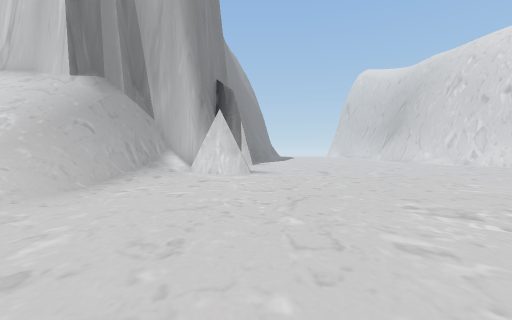
View 1 (above)

22 first-person views from a walk through a Unity game level. The camera is 1.3 m above the floor, tilts 2° down and sees 90° across. The floor is counted in squares, 2 m on a side. Each view is taken from the middle of a square. On the plan, view 1 faces up. The plan holds only what a view shows up to about 9 squares ahead; the rest is blank. The place goes on beyond the plan. The player is left out. Some surface patterns are stand-ins.

View 2
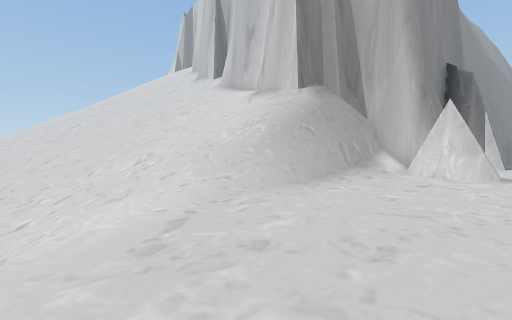

View 3
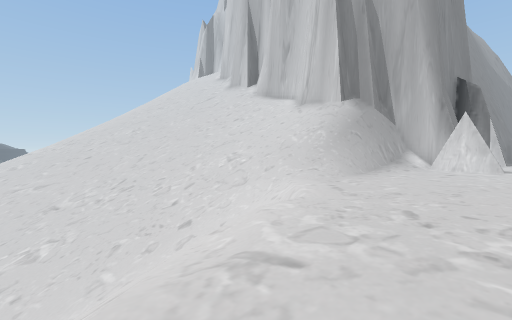

View 4
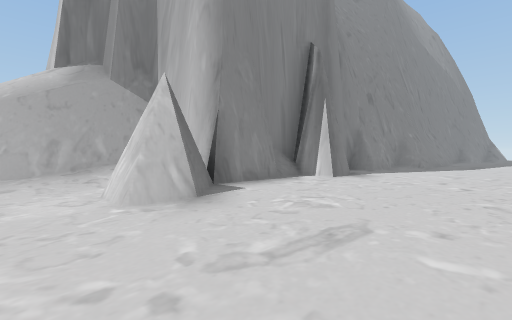

View 5
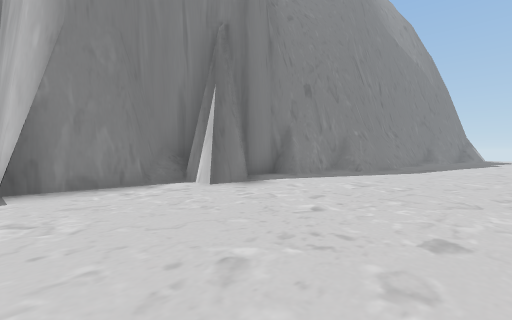

View 6
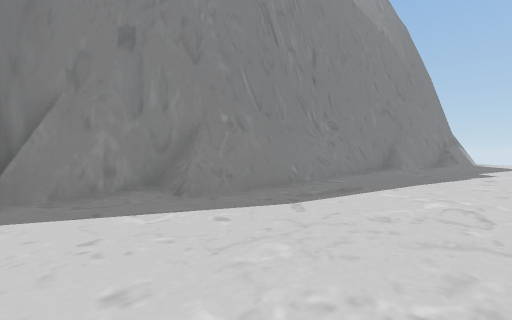

View 7
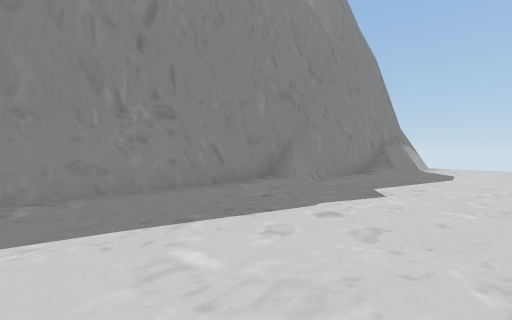

View 8
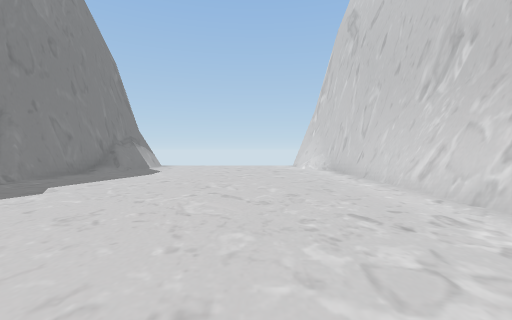

View 9
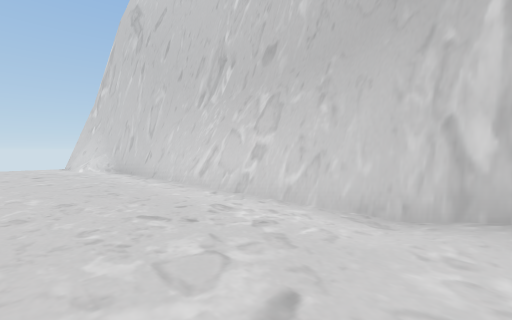

View 10
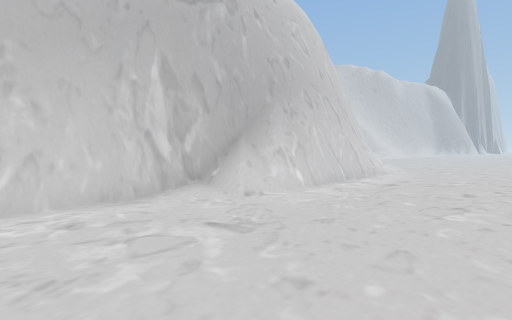

View 11
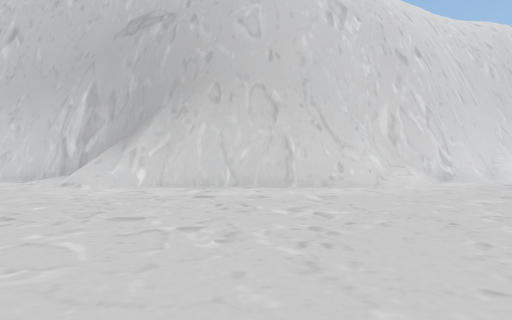

View 12
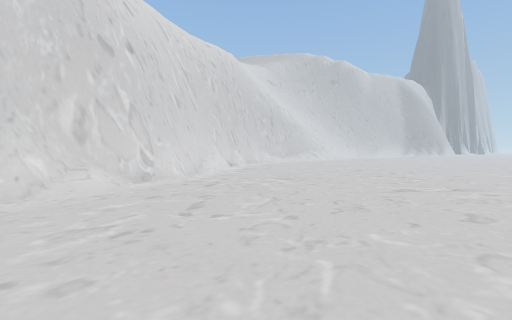

View 13
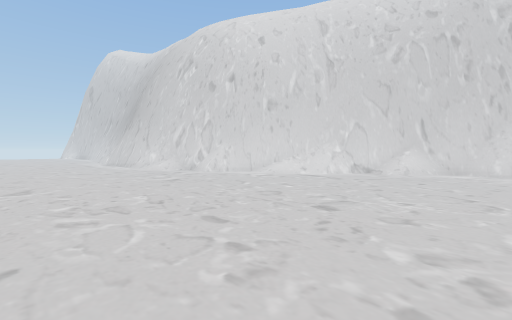

View 14
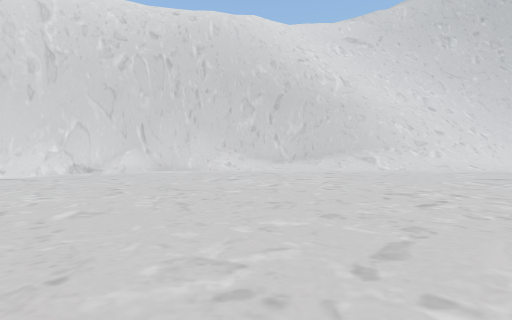

View 15
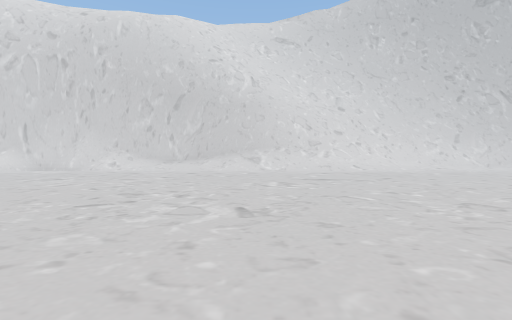

View 16
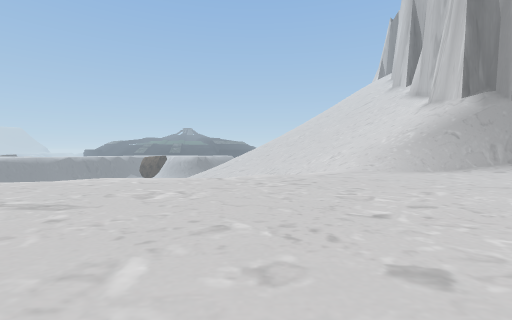

View 17
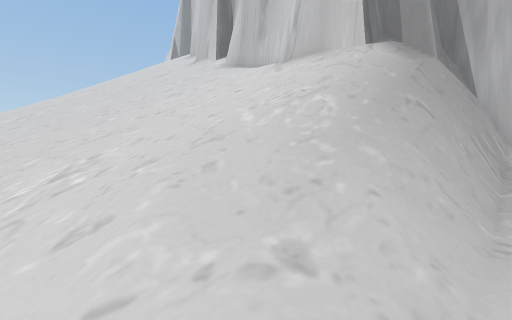

View 18
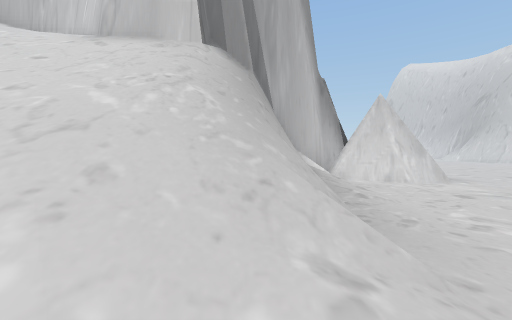

View 19
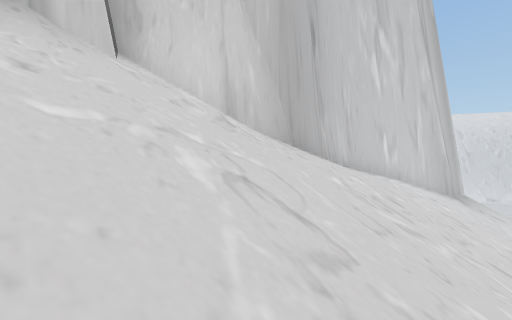

View 20
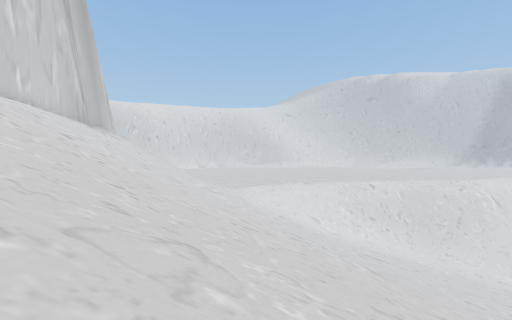

View 21
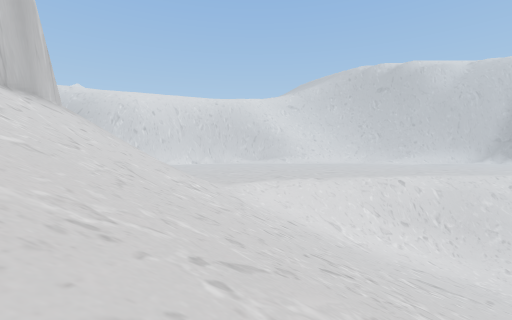

View 22
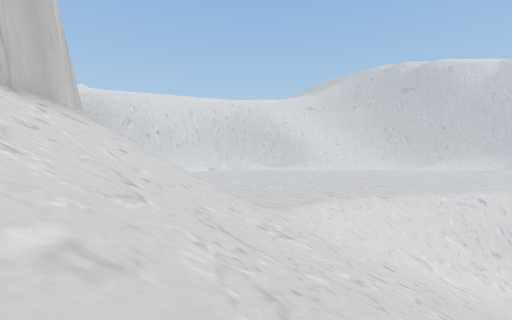

### Floor plan
Key: @ floor where view 1 was taken; # wall or solid block; . main floor; - floor 5.5 m lower than the main floor; _ floor 6.5 m lower than the main floor; / step, stairs or slope; = window, fence, low wall or low ledge; v drop or lower ground.
Columns run from 16 left of view 1 to 14 right of it. Each row starts with its distance up from view 1.
 31                     .. ..#
 30                   #... ..##
 29                   /......=#
 28                  #/.......#
 27                  #........#
 26                  #........#
 25                 ##........#
 24                 #.........#
 23                 #.........#
 22                 #.........#
 21                 #.........#
 20                 #.........#
 19                 #.... ...##
 18                 #.... ...##
 17                ##........#
 16                ##........#
 15                ##........#
 14                #.........##
 13                #..........#
 12                #..........#
 11                #..........##
 10  ####          #...........##
  9  ///#####     ##............#
  8  ///////########............##
  7  ////////###v#.#.............#
  6  ///////////v#...............##
  5    //////////#................#
  4   ////////////................#
  3  ////////////................./
  2  ////////////................./
  1 //////////////......  ......../
  0   ////////////..@....  ......./
 -1    //////////=/.............../
 -2     /////////# .............../
 -3     /////////##.....  ......../
 -4      ////////##....    ......./
 -5       /////-/##...      ....../
 -6        ////_/ #v.        ...../
 -7         // _/             ..../
 -8                            ....

Positions as (right, up) in squares from view 1, and headings:
1: (0, 0), facing up
2: (0, 0), facing up-left
3: (0, -3), facing up-left
4: (3, 6), facing up-left
5: (4, 9), facing up-left
6: (4, 15), facing up-left
7: (5, 20), facing up-left
8: (7, 20), facing up
9: (7, 20), facing up-right
10: (6, 22), facing down-right
11: (4, 16), facing right
12: (4, 14), facing down-right
13: (5, 4), facing up-right
14: (5, 2), facing right
15: (5, -2), facing right
16: (5, -1), facing left
17: (-3, 2), facing up-left
18: (-4, 2), facing up
19: (-15, 6), facing up-right
20: (-16, 1), facing right
21: (-13, 1), facing right
22: (-11, 3), facing right
